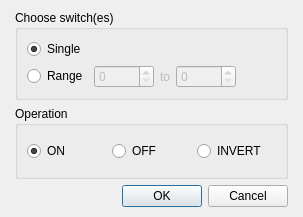
<?xml version="1.0" encoding="UTF-8"?>
<ui version="4.0">
 <class>DialogCommandChangeSwitches</class>
 <widget class="QDialog" name="DialogCommandChangeSwitches">
  <property name="geometry">
   <rect>
    <x>0</x>
    <y>0</y>
    <width>303</width>
    <height>217</height>
   </rect>
  </property>
  <property name="windowTitle">
   <string>Change switches...</string>
  </property>
  <layout class="QGridLayout" name="gridLayout_4">
   <property name="leftMargin">
    <number>15</number>
   </property>
   <property name="topMargin">
    <number>10</number>
   </property>
   <property name="rightMargin">
    <number>15</number>
   </property>
   <property name="bottomMargin">
    <number>10</number>
   </property>
   <item row="0" column="0">
    <layout class="QVBoxLayout" name="verticalLayout">
     <item>
      <widget class="QGroupBox" name="ChooseSwitches">
       <property name="title">
        <string>Choose switch(es)</string>
       </property>
       <layout class="QGridLayout" name="gridLayout_2">
        <item row="0" column="0">
         <layout class="QGridLayout" name="gridLayout">
          <item row="0" column="0">
           <widget class="QRadioButton" name="radioButtonSingle">
            <property name="text">
             <string>Single</string>
            </property>
            <property name="checked">
             <bool>true</bool>
            </property>
           </widget>
          </item>
          <item row="0" column="1" colspan="3">
           <widget class="WidgetVariableSwitch" name="widgetSwitch" native="true"/>
          </item>
          <item row="1" column="0">
           <widget class="QRadioButton" name="radioButtonRange">
            <property name="text">
             <string>Range</string>
            </property>
           </widget>
          </item>
          <item row="1" column="1">
           <widget class="QSpinBox" name="spinBoxRange1">
            <property name="enabled">
             <bool>false</bool>
            </property>
            <property name="minimumSize">
             <size>
              <width>60</width>
              <height>0</height>
             </size>
            </property>
            <property name="maximumSize">
             <size>
              <width>60</width>
              <height>16777215</height>
             </size>
            </property>
           </widget>
          </item>
          <item row="1" column="2" alignment="Qt::AlignHCenter">
           <widget class="QLabel" name="labelRange">
            <property name="enabled">
             <bool>false</bool>
            </property>
            <property name="text">
             <string>to</string>
            </property>
           </widget>
          </item>
          <item row="1" column="3" alignment="Qt::AlignHCenter">
           <widget class="QSpinBox" name="spinBoxRange2">
            <property name="enabled">
             <bool>false</bool>
            </property>
            <property name="minimumSize">
             <size>
              <width>60</width>
              <height>0</height>
             </size>
            </property>
            <property name="maximumSize">
             <size>
              <width>60</width>
              <height>16777215</height>
             </size>
            </property>
           </widget>
          </item>
          <item row="1" column="4">
           <spacer name="horizontalSpacer">
            <property name="orientation">
             <enum>Qt::Horizontal</enum>
            </property>
            <property name="sizeHint" stdset="0">
             <size>
              <width>40</width>
              <height>20</height>
             </size>
            </property>
           </spacer>
          </item>
         </layout>
        </item>
       </layout>
      </widget>
     </item>
     <item>
      <widget class="QGroupBox" name="groupBox">
       <property name="title">
        <string>Operation</string>
       </property>
       <layout class="QGridLayout" name="gridLayout_3">
        <item row="0" column="0">
         <layout class="QHBoxLayout" name="horizontalLayout">
          <item>
           <widget class="QRadioButton" name="radioButtonON">
            <property name="text">
             <string>ON</string>
            </property>
            <property name="checked">
             <bool>true</bool>
            </property>
           </widget>
          </item>
          <item>
           <widget class="QRadioButton" name="radioButtonOFF">
            <property name="text">
             <string>OFF</string>
            </property>
           </widget>
          </item>
          <item>
           <widget class="QRadioButton" name="radioButtonINVERT">
            <property name="text">
             <string>INVERT</string>
            </property>
           </widget>
          </item>
         </layout>
        </item>
       </layout>
      </widget>
     </item>
     <item>
      <widget class="QDialogButtonBox" name="buttonBox">
       <property name="orientation">
        <enum>Qt::Horizontal</enum>
       </property>
       <property name="standardButtons">
        <set>QDialogButtonBox::Cancel|QDialogButtonBox::Ok</set>
       </property>
      </widget>
     </item>
    </layout>
   </item>
  </layout>
 </widget>
 <customwidgets>
  <customwidget>
   <class>WidgetVariableSwitch</class>
   <extends>QWidget</extends>
   <header>widgetvariableswitch.h</header>
   <container>1</container>
  </customwidget>
 </customwidgets>
 <resources/>
 <connections>
  <connection>
   <sender>buttonBox</sender>
   <signal>accepted()</signal>
   <receiver>DialogCommandChangeSwitches</receiver>
   <slot>accept()</slot>
   <hints>
    <hint type="sourcelabel">
     <x>248</x>
     <y>254</y>
    </hint>
    <hint type="destinationlabel">
     <x>157</x>
     <y>274</y>
    </hint>
   </hints>
  </connection>
  <connection>
   <sender>buttonBox</sender>
   <signal>rejected()</signal>
   <receiver>DialogCommandChangeSwitches</receiver>
   <slot>reject()</slot>
   <hints>
    <hint type="sourcelabel">
     <x>316</x>
     <y>260</y>
    </hint>
    <hint type="destinationlabel">
     <x>286</x>
     <y>274</y>
    </hint>
   </hints>
  </connection>
 </connections>
</ui>
